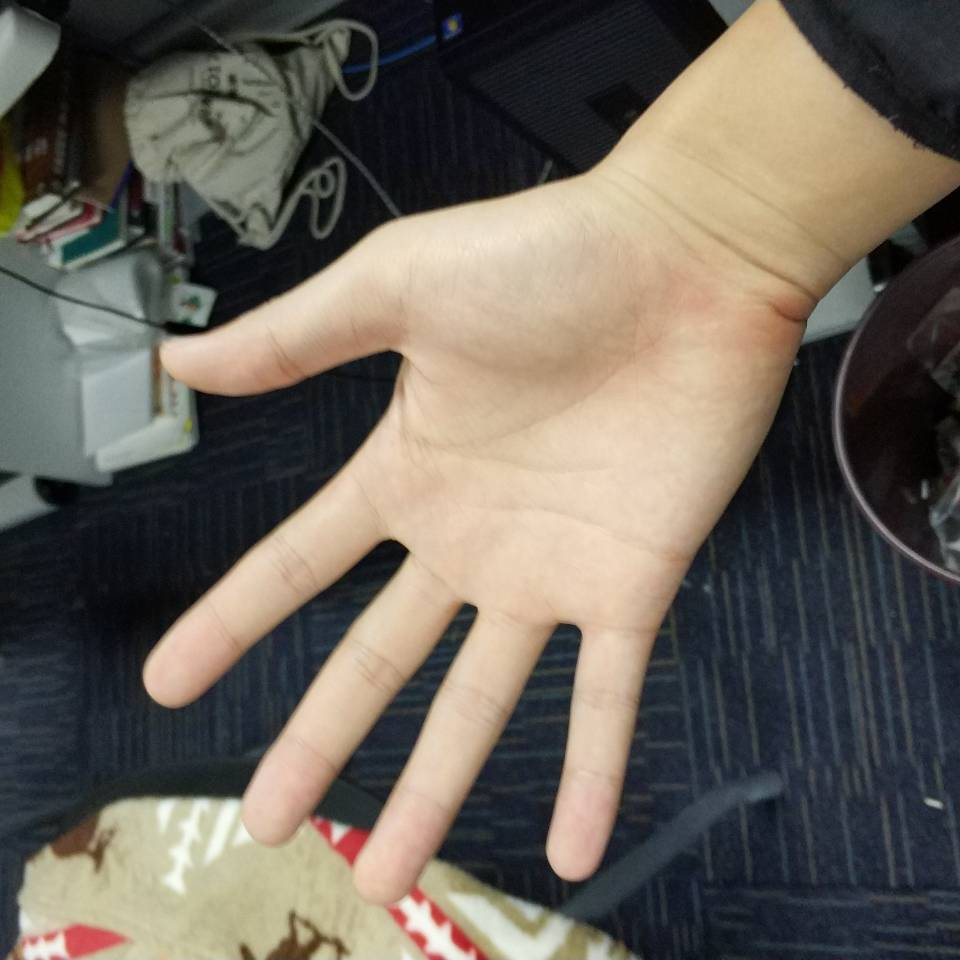
%> input picture HandORG_MatlabCode/BU2.jpg, 960 x 960 px
$ octave HandORGTest.m   (GNU Octave 9; MATLAB toolbox functions it lacks are replaced by stand-ins)
%> lines starting %> are read from the running program, lines starting %| are printed output that depends on the picture; in (x1, y1, x2, y2) boxes, pixels count from 0 and x2, y2 are one past the last pixel; in counts of white or black regions, pixels touching at a corner belong together; the program's own positions count from 1
%> further down, BU is the input picture: size 960x960x3 uint8; mean R, G, B 108.3, 101.4, 91.9
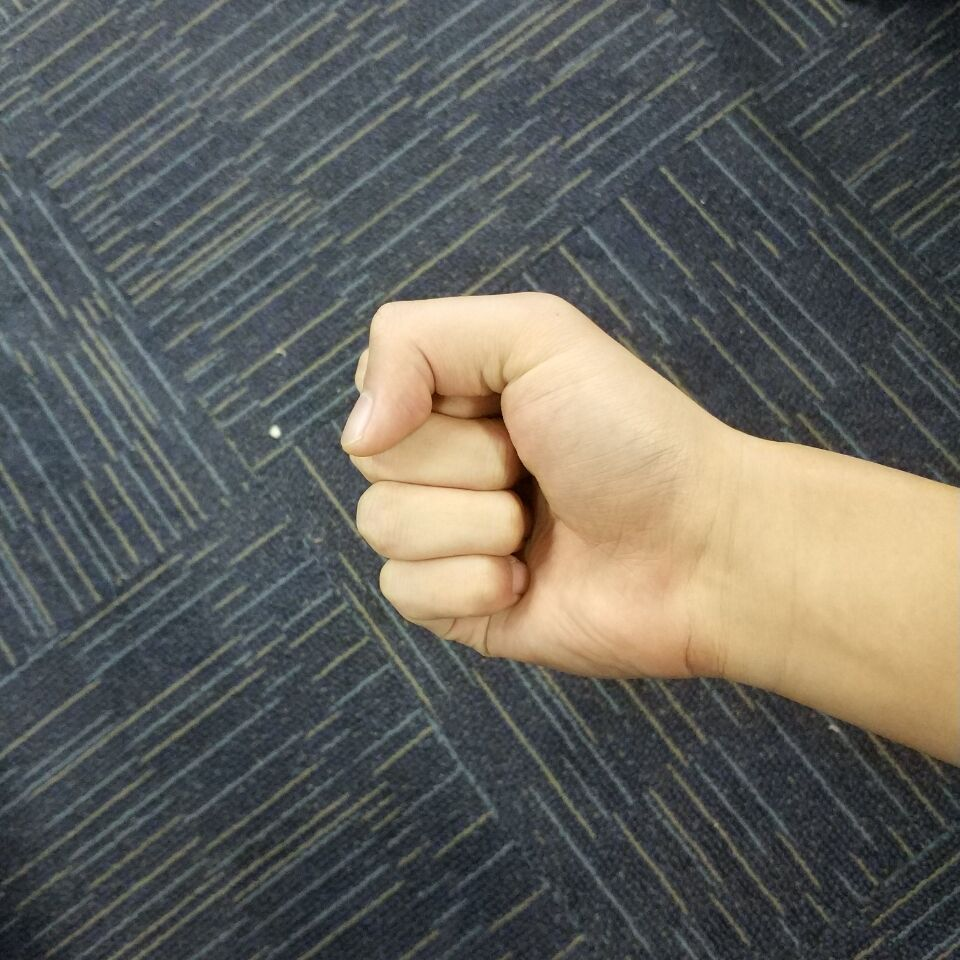
%> input picture HandORG_MatlabCode/shitou.jpg, 960 x 960 px
%> further down, SHITOU is the input picture: size 960x960x3 uint8; mean R, G, B 100, 99, 93.3
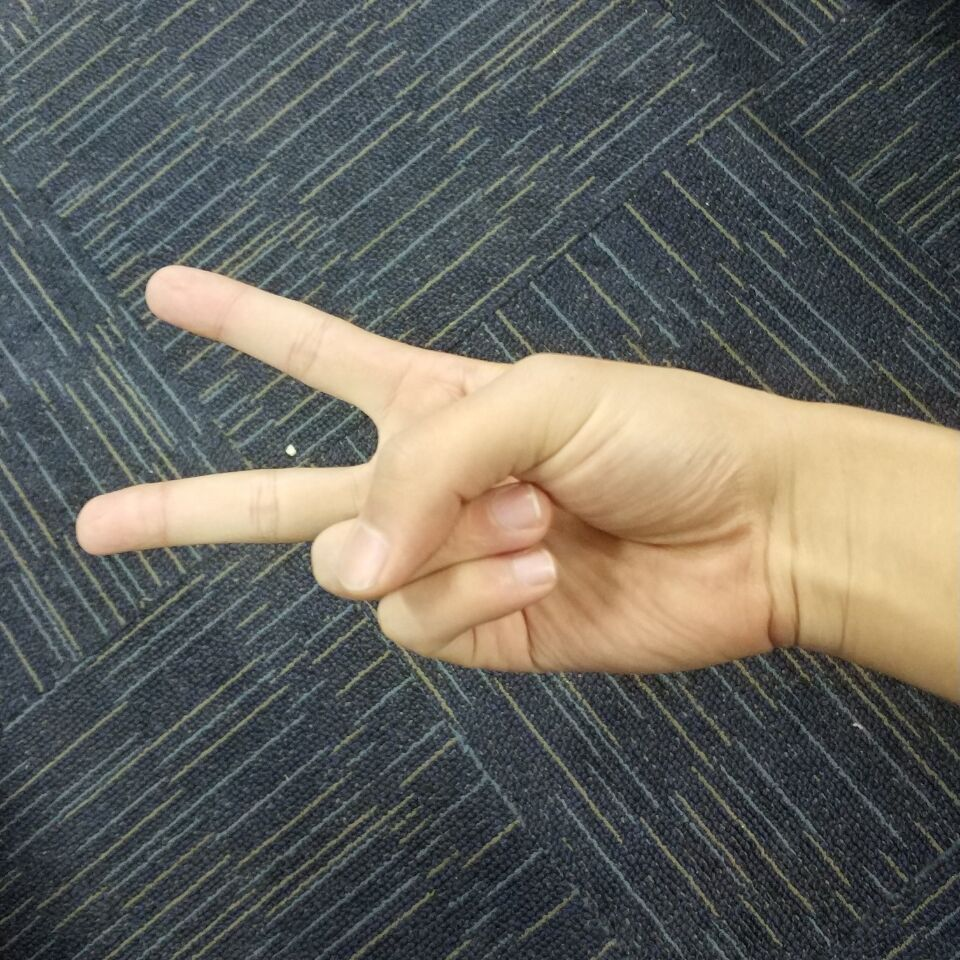
%> input picture HandORG_MatlabCode/jiandao.jpg, 960 x 960 px
%> further down, JIANDAO is the input picture: size 960x960x3 uint8; mean R, G, B 101.9, 100.5, 94.2
### HandORG_MatlabCode/ORG.m
function result=ORG(A)
%max为最大黑白边界数
% % figure
% imshow(A)
%空间转换
result=0;
[r c]=size(A);
%> r = 960; c = 2880
if r>800
    A=imresize(A,[300, 300]);%改变图像的大小
end
% figure
% imshow(A)
%空间转换
%使用YCbCr彩色空间（对亮度不敏感）
se=fspecial('average',[3,3]);%创建平滑均值滤波（3X3）
A=imfilter(A,se);%对任意类型数组或多维图像用上面定义的滤波算子进行滤波
imageR=A(:,:,1);
imageG=A(:,:,2);
imageB=A(:,:,3);
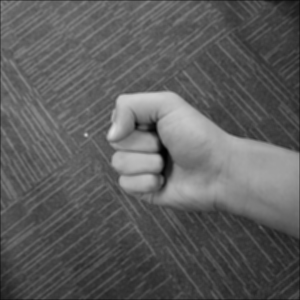
%> imageB: size 300x300 uint8; min 0, max 222, mean 92.9
imageY=16+0.2568*imageR+0.5041*imageG+0.0979*imageB;
imageCg=128-0.318*imageR+0.4392*imageG-0.1212*imageB;
imageCr=128+0.4392*imageR-0.3677*imageG-0.0714*imageB;
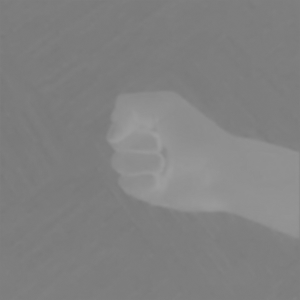
%> imageCr: size 300x300 uint8; min 120, max 158, mean 128.9


Y=find(imageY<=230&imageY>=35);%根据统计的数据找出处在该范围的像素的下标
%> Y = 89909 values from 1 to 89999
Cg=find(imageCg<=128&imageCg>=80);
%> Cg = 27258 values from 188 to 90000
Cr=find(imageCr<=173&imageCr>=131);
%> Cr = 18443 values from 31937 to 89940
index=intersect(Cg,intersect(Y,Cr));%找出三个平面的肤色坐标交集
BW=im2bw(A);%构造二值图
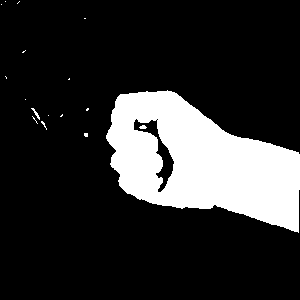
%> BW: size 300x300 logical; 18.5% white; 17 white regions (14 under 20 px), largest, box (x1, y1, x2, y2) and area: (106, 90, 300, 233) 16552, (31, 108, 40, 120) 30, (139, 125, 147, 129) 23
BW=zeros(size(BW));%全图置为黑色
BW(index)=1;%把肤色区域置为白色
%> BW: size 300x300 double; values 0 (black) and 1 (white), 20.4% white; 3 white regions (2 under 20 px), largest, box (x1, y1, x2, y2) and area: (106, 90, 300, 241) 18339
% figure
% imshow(BW)
IM= bwareaopen(BW,round(1/40*numel(BW)));%把包含像素点少的白色区域去除
%> IM: size 300x300 logical; 20.4% white; 1 white region, box (x1, y1, x2, y2) and area: (106, 90, 300, 241) 18339
% figure
% imshow(IM)
se = strel('disk',round(numel(IM)/15000));
%> se = {Dimensionality 2}
IM=imclose(IM,se);%闭操作
%> IM: size 300x300 logical; 20.6% white; 1 white region, box (x1, y1, x2, y2) and area: (106, 90, 300, 241) 18507
% figure
% imshow(IM)
IM= bwareaopen(IM,round(1/10*numel(IM)));%把包含像素点少的白色区域去除
% figure
% imshow(IM)
se=fspecial('average',[5,5]);%平滑滤波
IM=imfilter(IM,se);
%> IM: size 300x300 logical; 20.5% white; 1 white region, box (x1, y1, x2, y2) and area: (106, 90, 300, 240) 18495
%腐蚀得到重心
se = strel('disk',3);
% figure;
% imshow(IM);
IM1=imerode(IM,se);
%> IM1: size 300x300 logical; 19.4% white; 1 white region, box (x1, y1, x2, y2) and area: (108, 92, 300, 238) 17428
[r c]=find(IM1==1);
%> r = 17428 values from 93 to 238; c = 17428 values from 109 to 300
while numel(r)>=500
    IM1=imerode(IM1,se);
    [r c]=find(IM1==1);
end
%> this loop made 21 passes
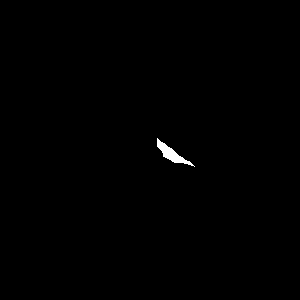
%> IM1: size 300x300 logical; 0.35% white; 1 white region, box (x1, y1, x2, y2) and area: (157, 138, 195, 167) 314
% figure
% imshow(IM1)
centerx=r(1);%得到重心
%> centerx = 139
centery=c(1);
%> centery = 158
IM(centerx,centery)=0;
%> IM: size 300x300 logical; 20.5% white; 1 white region, box (x1, y1, x2, y2) and area: (106, 90, 300, 240) 18494
% figure
% imshow(IM)
%求离重心最远的点
[r c]=find(IM==1);
%> r = 18494 values from 91 to 240; c = 18494 values from 107 to 300
BW = edge(IM,'sobel');%找到边缘
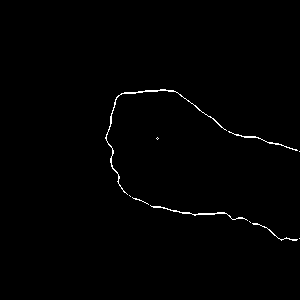
%> BW: size 300x300 logical; 0.75% white in thin lines or dots, all inside (x1, y1, x2, y2) = (105, 89, 300, 241)
[r c]=find(BW==1);
%> r = 673 values from 90 to 241; c = 673 values from 106 to 300
max=0;
for k=1:numel(r)
    distance=(r(k)-centerx)^2+(c(k)-centery)^2;
    if distance>max
        max=distance;
        maxx=r(k);maxy=c(k);
    end
end
%> this loop made 673 passes
%> (distance, max, maxx, maxy) on passes 1, 42, 43: (2705, 2705, 138, 106), (2738, 2738, 162, 111), (2785, 2785, 163, 111)
%> distance on passes 2 to 7: 2704, 2617, 2610, 2605, 2602, 2601
%> after the loop, max = 30164; maxx = 239; maxy = 300
%找同心圆
d=max^(1/2)/10;
%> d = 17.37
deta=d/4;
%> deta = 4.34
angle=0:1/180*(2*pi)/30:2*pi;
for k=1:10
    r=k*d;
    x1(k,:)=round(centerx+sin(angle)*r);%得到圆的坐标
    y1(k,:)=round(centery+cos(angle)*r);
end
%> this loop made 10 passes
%> r on passes 1 to 10: 17.37, 34.74, 52.1, 69.47, 86.84, 104.2, 121.6, 138.9, 156.3, 173.7
[r c]=size(IM);
%> r = 300; c = 300
%找黑白色交界的个数
max=0;
fist=0;%拳头检测标志
for k=1:10
    num=length(x1);
    Qj=1;
    Pj=1;
    for kk=1:num
        if x1(k,kk)<=0|| x1(k,kk)>=r||y1(k,kk)<=0||y1(k,kk)>=c||kk+1>num||x1(k,kk+1)<=0|| x1(k,kk+1)>=r||y1(k,kk+1)<=0||y1(k,kk+1)>=c
            continue;
        end
        if IM(x1(k,kk),y1(k,kk))==0&&IM(x1(k,kk+1),y1(k,kk+1))==1%Q点坐标
            if Qj-Pj>=1
                continue;
            end
            Qx(k,Qj)=x1(k,kk);Qy(k,Qj)=y1(k,kk);Qj=Qj+1;
        end
        if IM(x1(k,kk),y1(k,kk))==1&&IM(x1(k,kk+1),y1(k,kk+1))==0%P点坐标
            if Pj-Qj>=0
                continue;
            end
            Px(k,Pj)=x1(k,kk);Py(k,Pj)=y1(k,kk);Pj=Pj+1;
        end
    end
    Pj=Pj-1;
    Qj=Qj-1;%所得个数

    if Qj-Pj>0%多了一个孤立点
        Qj=Qj-1;
    end
    if Qj==0
      continue;
    end

    %排除非手指区域,把宽度较小的区域排除
    a=(Qx(k,1:Qj)-Px(k,1:Pj)).^2+(Qy(k,1:Qj)-Py(k,1:Pj)).^2;
    index=find(a<(d/1.6)^2);
    Qj=Qj-numel(index);%删除小区域
    index=find(a>6.4*d^2);
    Qj=Qj-numel(index);%删除大区域
    if fist==1&&Qj==0%已经开始检测拳头
       max=0;
       break;

    end
    if Qj~=0
        fist=fist+1;
    end
    if Qj>=max
        max=Qj;%最多交界的个数
        maxc=k;%最多交界的那个同心圆
    end

end
%> this loop made 6 passes
%> (Pj, Qj, a, max) on pass 3: (2, 1, [2 724], 1)
%> (Pj, Qj) on passes 1, 2, 4, 5: (0, 0), (0, 0), (0, 0), (0, 0)
%> after the loop, Px = [0 0; 0 0; 113 94; 0 0; 0 0; 215 0]; Py = [0 0; 0 0; 113 133; 0 0; 0 0; 229 0]; Qx = [0 0 0; 0 0 0; 114 112 112; 130 0 0; 137 0 0; 139 0 0]; Qy = [0 0 0; 0 0 0; 112 113 203; 227 0 0; 245 0 0; 262 0 0]; fist = 1; max = 0; maxc = 3

 if max>3
     result=3;
 end
 if max<=1
     result=2;
 end
 if max>1&&max<=3
     result=1;
 end
end

### HandORG_MatlabCode/HandORGTest.m
BU=imread('BU2.jpg');
SHITOU=imread('shitou.jpg');
JIANDAO=imread('jiandao.jpg');
result=ORG(SHITOU);
%> result = 2
